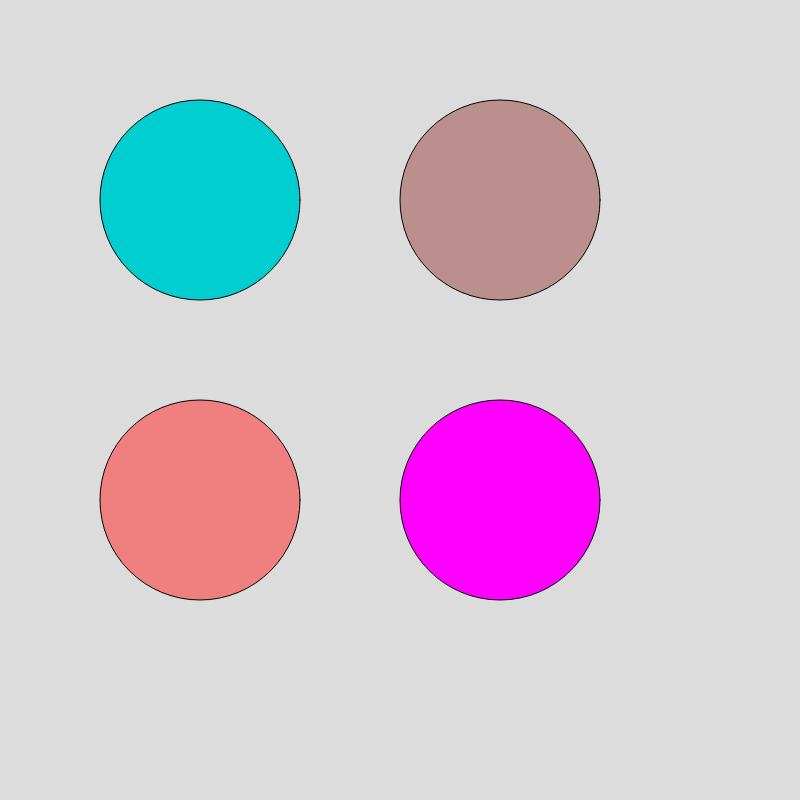
Frame 1 (no input)
Frame 60 (no input): identical to frame 1, image omitted
Frame 120 (the mouse pressed at the canvas centre since frame 60): identical to frame 1, image omitted

The p5.js sketch that drew this single still picture (run headless with seeded random() and noise() and a simulated clock; from frame 60 on, the mouse is pressed at the canvas centre):

// p5.js sketch
// ── sketch.js
function setup() {
    createCanvas(800, 800);
  }
  
  function draw() {
    background(220);

    fill(0,206,209)
    circle(200, 200, 200)

    fill(188,143,143)
    circle(500,200,200)

    fill(255,0,255)
    circle(500,500,200)

    fill(240,128,128)
    circle(200,500,200)
  }
